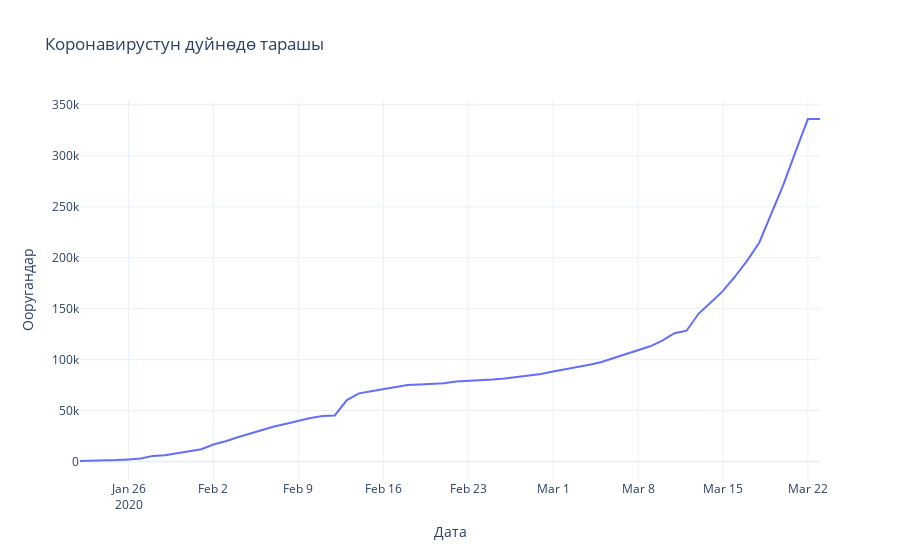

Here is the notebook cell this chart was saved with:
### Code cell
grouped = data.groupby('Дата')['Дата', 'Ооругандар', 'Көз_жумгандар'].sum().reset_index()
fig = px.line(grouped, x="Дата", y="Ооругандар", 
              title="Коронавирустун дуйнөдө тарашы")
fig.show()
